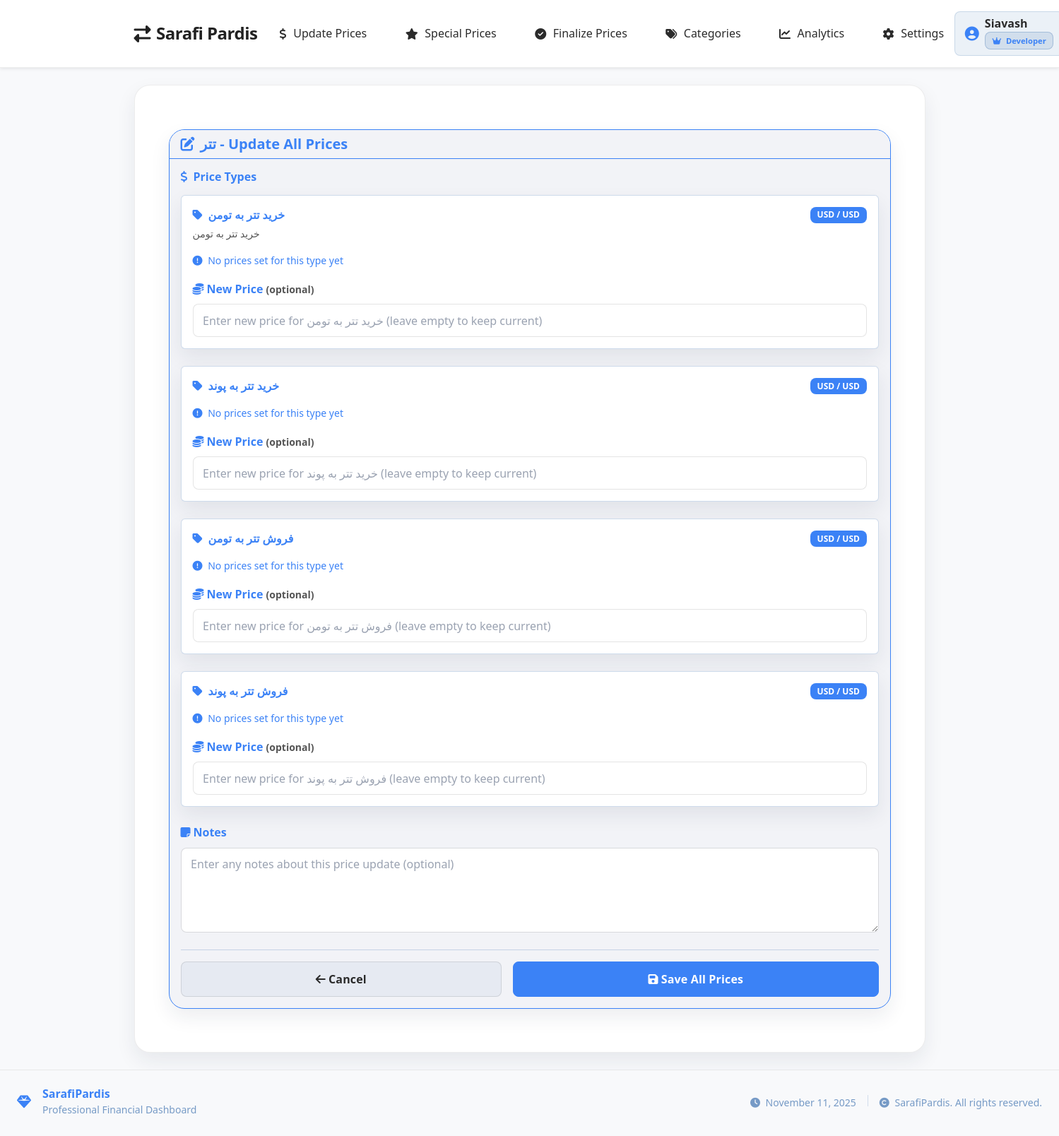
Screenshot of /prices/category/1/update/ (signed in) with the database file from the repository.
### accounts/models.py (models this page shows, shortened)
class CustomUser(AbstractBaseUser, PermissionsMixin):
    ROLE_MANAGEMENT = 'management'
    ROLE_EMPLOYEE = 'employee'
    ROLE_DEVELOPER = 'developer'
    ROLE_CHOICES = (
        (ROLE_MANAGEMENT, 'Management'),
        (ROLE_EMPLOYEE, 'Employee'),
        (ROLE_DEVELOPER, 'Developer'),
    )
    username = models.CharField(max_length=150, unique=True)
    full_name = models.CharField(max_length=255, blank=True)
    role = models.CharField(max_length=20, choices=ROLE_CHOICES, default=ROLE_EMPLOYEE)
    is_active = models.BooleanField(default=True)
    is_staff = models.BooleanField(default=False)
    date_joined = models.DateTimeField(default=timezone.now)
    objects = CustomUserManager()
    USERNAME_FIELD = 'username'
    REQUIRED_FIELDS = []
    class Meta:
        verbose_name = 'user'
        verbose_name_plural = 'users'
    def get_full_name(self):
        return self.full_name or self.username

### category/models.py (models this page shows, shortened)
class Category(models.Model):
    name = models.CharField(max_length=100, unique=True)
    slug = models.SlugField(max_length=120, unique=True, blank=True)
    description = models.TextField(blank=True, null=True)
    created_at = models.DateTimeField(auto_now_add=True)
    updated_at = models.DateTimeField(auto_now=True)
    class Meta:
        verbose_name = "Category"
        verbose_name_plural = "Categories"
        ordering = ['name']

class PriceType(models.Model):
    category = models.ForeignKey(Category, on_delete=models.CASCADE, related_name='price_types')
    name = models.CharField(max_length=100)
    slug = models.SlugField(max_length=120, blank=True)
    source_currency = models.ForeignKey('Currency', on_delete=models.PROTECT, related_name='+')
    target_currency = models.ForeignKey('Currency', on_delete=models.PROTECT, related_name='+')
    TRADE_CHOICES = (
        ('buy', 'Buy'),
        ('sell', 'Sell'),
    )
    trade_type = models.CharField(max_length=10, choices=TRADE_CHOICES)
    description = models.TextField(blank=True, null=True)
    created_at = models.DateTimeField(auto_now_add=True)
    updated_at = models.DateTimeField(auto_now=True)
    class Meta:
        verbose_name = "PriceType"
        verbose_name_plural = "PriceTypes"
        ordering = ['name']
        constraints = [
            models.UniqueConstraint(fields=['category', 'name'], name='unique_category_pricetype_name'),
        ]

class Currency(models.Model):
    code = models.CharField(max_length=10, unique=True)
    name = models.CharField(max_length=100)
    symbol = models.CharField(max_length=10, blank=True)
    class Meta:
        verbose_name = 'Currency'
        verbose_name_plural = 'Currencies'

### change_price/views.py (the view)
# urls.py: path('category/<int:category_id>/update/', views.update_category_prices, name='update_category_prices'),
def update_category_prices(request, category_id):
    category = get_object_or_404(Category, id=category_id)
    price_types = PriceType.objects.filter(category=category)
    latest_prices = {
        pt.id: PriceHistory.objects.filter(price_type=pt).first()
        for pt in price_types
    }
    if request.method == 'POST':
        form = CategoryPriceUpdateForm(category, request.POST)
        if form.is_valid():
            with transaction.atomic():
                notes = form.cleaned_data.pop('notes')
                for price_type in price_types:
                    submitted_price = form.cleaned_data.get(f'price_{price_type.id}')
                    if submitted_price is None:
                        latest = latest_prices[price_type.id]
                        if latest:
                            price = latest.price
                        else:
                            continue
                    else:
                        price = submitted_price
                    PriceHistory.objects.create(
                        price_type=price_type,
                        price=price,
                        notes=notes
                    )
            messages.success(request, f'All prices updated successfully for category {category.name}')
            return redirect('dashboard:home')
    else:
        initial_data = {}
        for price_type in price_types:
            latest = latest_prices[price_type.id]
            if latest:
                initial_data[f'price_{price_type.id}'] = latest.price
        form = CategoryPriceUpdateForm(category, initial=initial_data)
    context = {
        'form': form,
        'category': category,
        'price_types': price_types,
        'latest_prices': latest_prices
    }
    return render(request, 'change_price/update_category_prices.html', context)

### change_price/templates/change_price/update_category_prices.html (shortened to what this page needs)
{% extends "base.html" %}
{% load change_price_tags %}
{% block content %}
<div class="container py-4">
    <div class="card bg-dark border-gold">
        <div class="card-header bg-dark border-bottom-gold">
            <div class="d-flex justify-content-between align-items-center">
                <h5 class="mb-0 text-gold">
                    <i class="fas fa-edit me-2"></i>{{ category.name }} - Update All Prices
                </h5>
            </div>
        </div>
        <div class="card-body">
            <form method="post" novalidate>
                <div class="mb-4">
                    <h6 class="text-gold mb-3">
                        <i class="fas fa-dollar-sign me-2"></i>Price Types
                    </h6>
                    {% for price_type in price_types %}
                    <div class="price-card mb-4 p-3 bg-black-secondary border-light-gold rounded">
                        <div class="price-header mb-3">
                            <div class="d-flex justify-content-between align-items-center">
                                <h6 class="mb-0 text-gold price-title">
                                    <i class="fas fa-tag me-2"></i>{{ price_type.name }}
                                </h6>
                                <span class="badge bg-gold text-dark">
                                    {{ price_type.source_currency.code }} / {{ price_type.target_currency.code }}
                                </span>
                            </div>
                            {% if price_type.description %}
                            <small class="text-white-50 mt-1 d-block">{{ price_type.description }}</small>
                            {% endif %}
                        </div>
                        <div class="price-content">
                            {% with latest_price=latest_prices|get_item:price_type.id %}
                            {% if latest_price %}
                            <div class="mb-3">
                                <small class="text-white-50 d-block">
                                    <i class="fas fa-info-circle me-1"></i>
                                    Current Price: <span class="text-gold fw-bold">{{ latest_price.price|floatformat:2 }}</span>
                                </small>
                                <small class="text-white-50 d-block mt-1">
                                    <i class="fas fa-clock me-1"></i>
                                    Last updated:
                                    <span>{{ latest_price.updated_at|date:"F d, Y H:i" }}</span>
                                    {% if latest_price.updated_at|to_jalali:"short" %}
                                        <span class="ms-2">/ {{ latest_price.updated_at|to_jalali:"short" }}</span>
                                    {% endif %}
                                </small>
                            </div>
                            {% else %}
                            <div class="mb-3">
                                <small class="text-gold d-block">
                                    <i class="fas fa-exclamation-circle me-1"></i>
                                    No prices set for this type yet
                                </small>
                            </div>
                            {% endif %}
                            <div class="mb-0">
                                {% with field_name="price_"|add:price_type.id %}
                                    {% with price_field=form|get_form_field:field_name %}
                                        {% if price_field %}
                                            <label for="{{ price_field.id_for_label }}" class="form-label text-gold mb-2">
                                                <i class="fas fa-coins me-1"></i>New Price <small class="text-white-50">(optional)</small>
                                            </label>
                                            {{ price_field }}
                                            {% if price_field.errors %}
                                                <div class="text-danger small mt-1">
                                                    {% for error in price_field.errors %}
                                                        <i class="fas fa-exclamation-triangle me-1"></i>{{ error }}
                                                    {% endfor %}
                                                </div>
                                            {% endif %}
                                            {% if price_field.help_text %}
                                                <small class="form-text text-white-50 mt-1">{{ price_field.help_text }}</small>
                                            {% endif %}
                                        {% else %}
                                            <label class="form-label text-gold mb-2" for="id_price_{{ price_type.id }}">
                                                <i class="fas fa-coins me-1"></i>New Price <small class="text-white-50">(optional)</small>
                                            </label>
                                            <input
                                                type="number"
                                                name="price_{{ price_type.id }}"
                                                id="id_price_{{ price_type.id }}"
                                                class="form-control theme-input"
                                                placeholder="Enter new price for {{ price_type.name }} (leave empty to keep current)"
                                                step="0.01"
                                                min="0"
                                            >
                                        {% endif %}
                                    {% endwith %}
                                {% endwith %}
                            </div>
                            {% endwith %}
                        </div>
                    </div>
                    {% empty %}
                    <div class="alert alert-info">
                        <i class="fas fa-info-circle me-2"></i>
                        No price types found for this category. Please add price types first.
                    </div>
                    {% endfor %}
                </div>
                <div class="mb-4">
                    <label for="{{ form.notes.id_for_label }}" class="form-label text-gold mb-2">
                        <i class="fas fa-sticky-note me-1"></i>{{ form.notes.label|default:"Notes (Optional)" }}
                    </label>
                    {{ form.notes }}
                </div>
                <div class="d-flex justify-content-between gap-3 mt-4 pt-3 border-top border-light-gold">
                    <a href="{% url 'change_price:dashboard' %}" class="btn btn-secondary-gold flex-grow-1">
                        <i class="fas fa-arrow-left me-1"></i>Cancel
                    </a>
                    <button type="submit" class="btn btn-gold flex-grow-1">
                        <i class="fas fa-save me-1"></i>Save All Prices
                    </button>
                </div>
            </form>
        </div>
    </div>
</div>
{% endblock %}

### templates/partials/navbar.html (shortened to what this page needs)
<nav class="navbar navbar-expand-lg sticky-top shadow-sm" id="mainNavbar">
        <div class="container ps-0 d-flex align-items-center">
            <a class="navbar-brand fw-bold d-flex align-items-center" href="{% url 'dashboard:home' %}">
                <i class="fas fa-exchange-alt me-2"></i>
                Sarafi Pardis
            </a>
            <div class="collapse navbar-collapse flex-grow-1" id="mainNavbarContent">
                <ul class="navbar-nav mx-auto mb-2 mb-lg-0">
                                          <li class="nav-item">
                          <a class="nav-link" href="{% url 'change_price:dashboard' %}">
                              <i class="fas fa-dollar-sign me-1"></i>
                              Update Prices
                          </a>
                      </li>
                      <li class="nav-item">
                          <a class="nav-link" href="{% url 'special_price:dashboard' %}">
                              <i class="fas fa-star me-1"></i>
                              Special Prices
                          </a>
                      </li>
                      <li class="nav-item">
                          <a class="nav-link" href="{% url 'finalize:dashboard' %}">
                              <i class="fas fa-check-circle me-1"></i>
                              Finalize Prices
                          </a>
                      </li>
                      <li class="nav-item">
                          <a class="nav-link" href="{% url 'category:category_dashboard' %}">
                              <i class="fas fa-tags me-1"></i>
                              Categories
                          </a>
                      </li>
                    <li class="nav-item">
                        <a class="nav-link" href="#">
                            <i class="fas fa-chart-line me-1"></i>
                            Analytics
                        </a>
                    </li>
                    <li class="nav-item">
                        <a class="nav-link" href="{% url 'setting:settings' %}">
                            <i class="fas fa-cog me-1"></i>
                            Settings
                        </a>
                    </li>
                </ul>
                <ul class="navbar-nav user-section align-items-center">
                    {% if user.is_authenticated %}
                        <li class="nav-item">
                            <div class="user-info d-flex align-items-center">
                                <i class="fas fa-user-circle me-2 fs-5" style="color: var(--color-accent);"></i>
                                <div class="text-start">
                                    <div class="fw-semibold lh-1">
                                        {% if user.get_full_name %}
                                            {{ user.get_full_name }}
                                        {% else %}
                                            {{ user.username }}
                                        {% endif %}
                                    </div>
                                    <div class="small text-muted mt-1">
                                        <span class="badge user-role-badge">
                                            <i class="fas fa-crown me-1"></i>
                                            {{ user.role|capfirst }}
                                        </span>
                                    </div>
                                </div>
                            </div>
                        </li>
                    {% endif %}
                </ul>
            </div>
        </div>
    </nav>

### rows the page displays
CustomUser: get_full_name "Siavash", role "Developer"
Category: name "تتر"
PriceType: name "خرید تتر به تومن", source_currency.code "USD", target_currency.code "USD", description "خرید تتر به تومن"
PriceType: name "خرید تتر به پوند", source_currency.code "USD", target_currency.code "USD"
PriceType: name "فروش تتر به تومن", source_currency.code "USD", target_currency.code "USD"
PriceType: name "فروش تتر به پوند", source_currency.code "USD", target_currency.code "USD"
